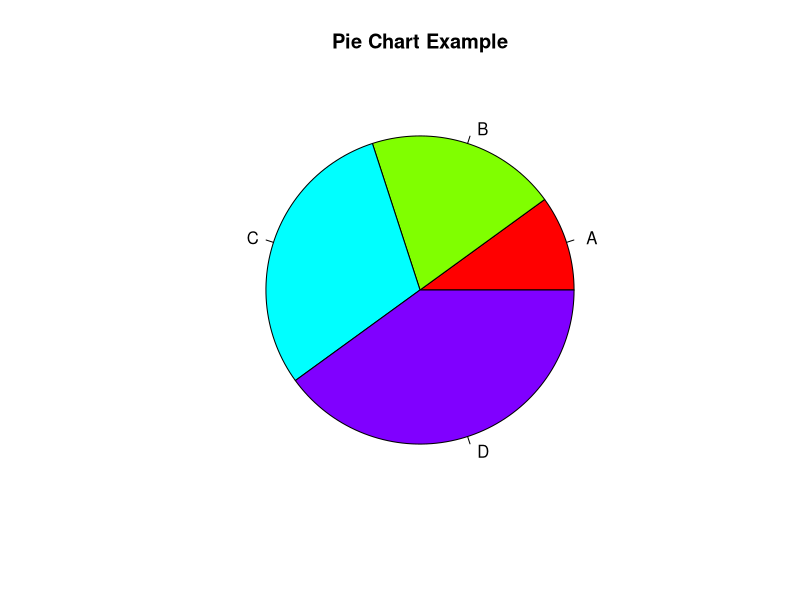
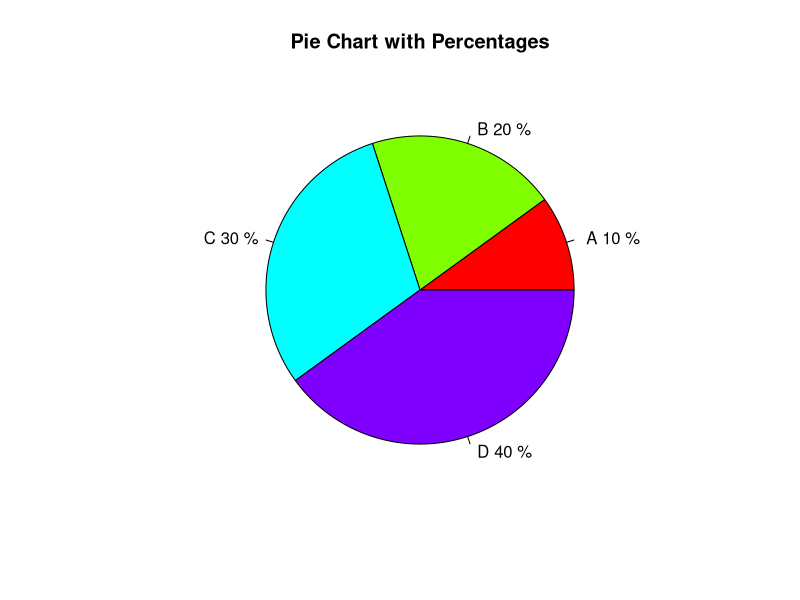
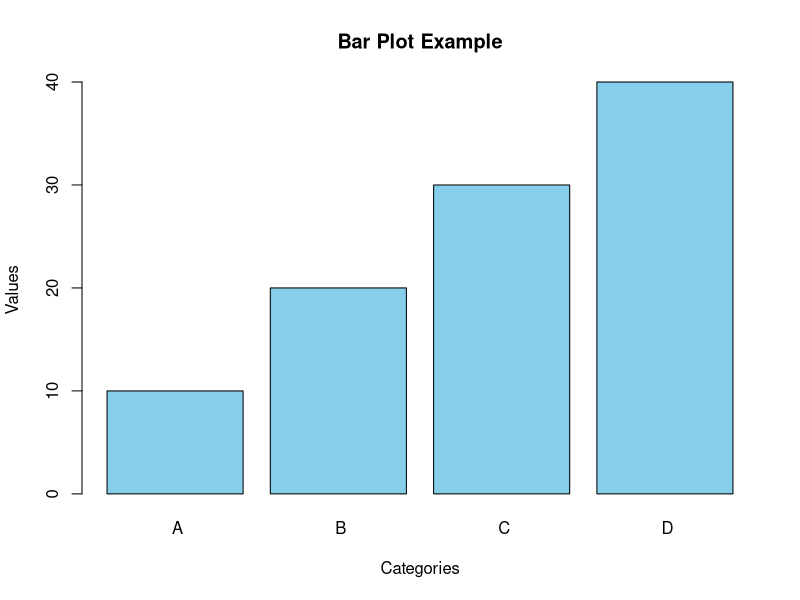
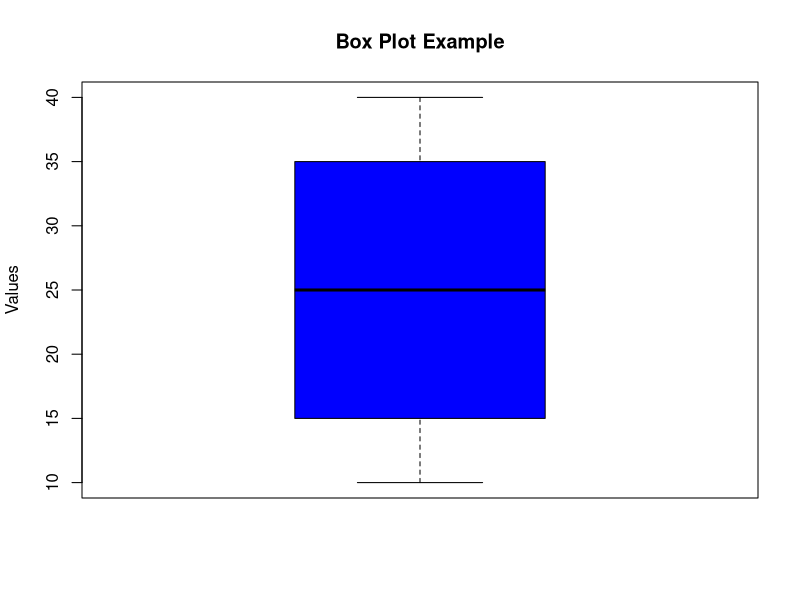
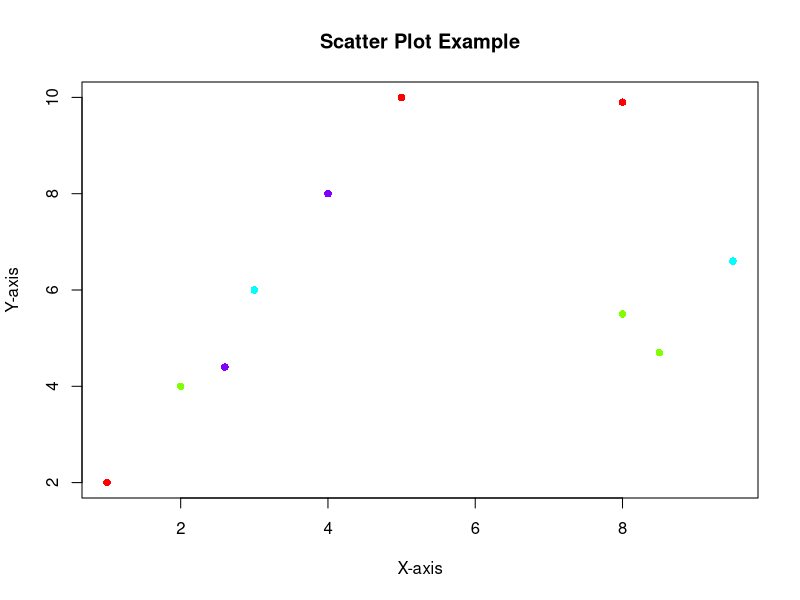
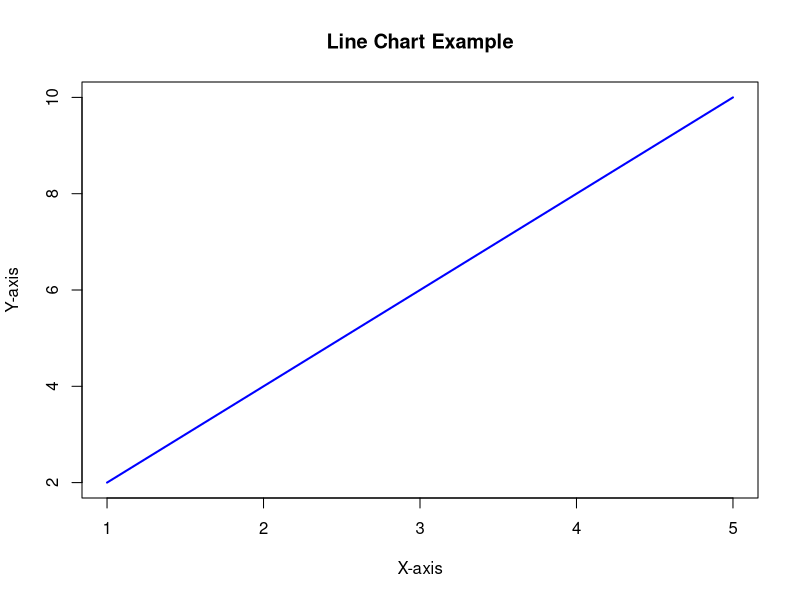
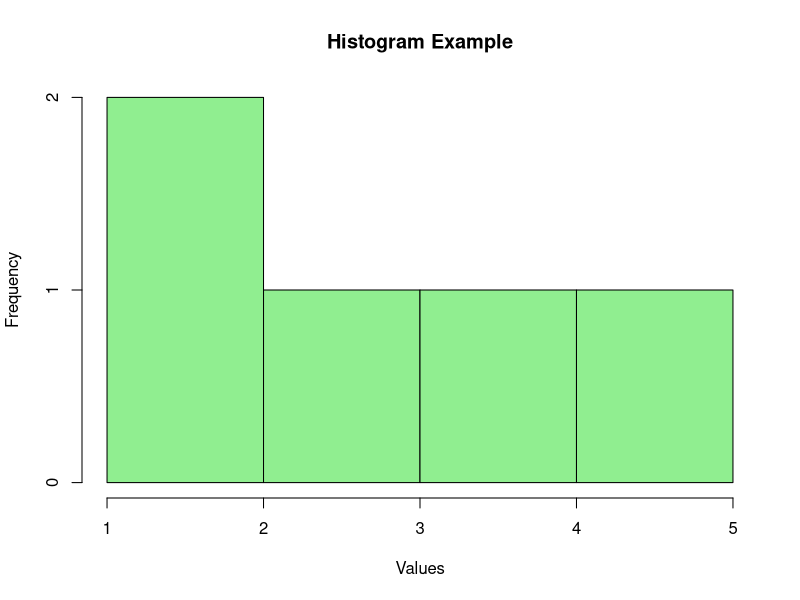
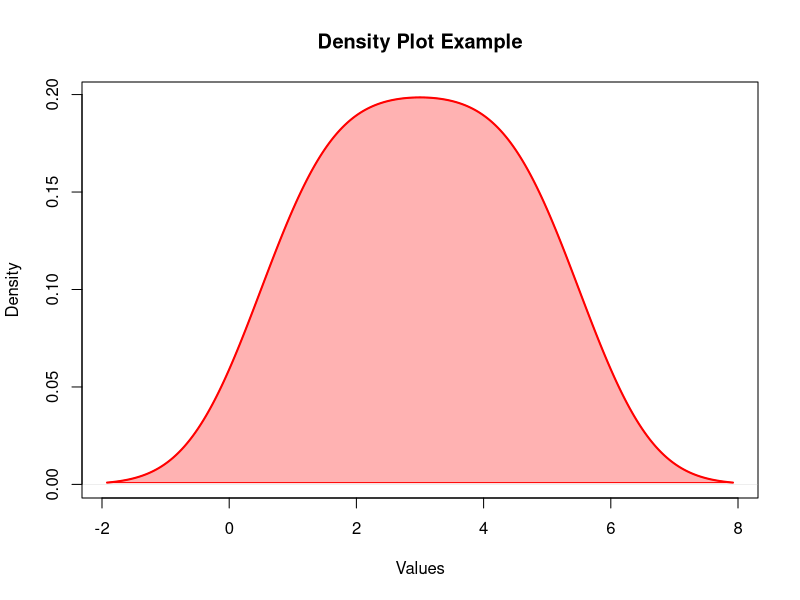

These figures' R source, in order:
# -- data visualization --
# Pie chart example
values <- c(10, 20, 30, 40)
labels <- c(" A", " B", " C", " D")
pie(values, labels = labels, main = "Pie Chart Example", col = rainbow(length(values)))

# Pie chart with percentages
percentages <- round(100 * values / sum(values), 1)
labels_with_percent <- paste(labels, percentages, "%")
pie(values, labels = labels_with_percent, main = "Pie Chart with Percentages", col = rainbow(length(values)))

# Bar plot example
barplot(values, names.arg = labels, main = "Bar Plot Example", col = "skyblue", xlab = "Categories", ylab = "Values")

# Box plot example
boxplot(values, main = "Box Plot Example", ylab = "Values", col = "blue")

# Scatter plot example
x <- c(1, 2, 3, 4, 5, 8, 9.5, 2.6, 8, 8.5)
y <- c(2, 4, 6, 8, 10, 5.5, 6.6, 4.4, 9.9, 4.7)
plot(x, y, main = "Scatter Plot Example", xlab = "X-axis", ylab = "Y-axis", col = rainbow(length(values)), pch = 16)

# Calculating mean and median
mean(x, trim = 0, na.rm = FALSE)
median(x, na.rm = FALSE)

# Line chart example
x <- c(1, 2, 3, 4, 5)
y <- c(2, 4, 6, 8, 10)
plot(x, y, type = "l", main = "Line Chart Example", xlab = "X-axis", ylab = "Y-axis", col = "blue", lwd = 2)



# Histogram example
hist(x, main = "Histogram Example", xlab = "Values", col = "lightgreen", border = "black")

# Density plot example
density_x <- density(x)
plot(density_x, main = "Density Plot Example", xlab = "Values", col = "red", lwd = 2)
polygon(density_x, col = rgb(1, 0, 0, 0.3), border = "red")

# Multiple line chart example
y2 <- c(3, 6, 9, 12, 15)
plot(x, y, type = "l", col = "blue", lwd = 2, ylim = c(0, 15), main = "Multiple Line Chart", xlab = "X-axis", ylab = "Y-axis")
lines(x, y2, col = "red", lwd = 2)
legend("topleft", legend = c("Line 1", "Line 2"), col = c("blue", "red"), lwd = 2)

# Barplot with grouped bars
grouped_values <- matrix(c(10, 15, 20, 25, 5, 10, 15, 20), nrow = 2, byrow = TRUE)
barplot(grouped_values, beside = TRUE, col = c("blue", "red"), names.arg = labels, main = "Grouped Bar Plot", legend = c("Group 1", "Group 2"))


# Heatmap example
heatmap_matrix <- matrix(runif(25, min = 1, max = 10), nrow = 5)
heatmap(heatmap_matrix, main = "Heatmap Example", col = heat.colors(10), scale = "column")
